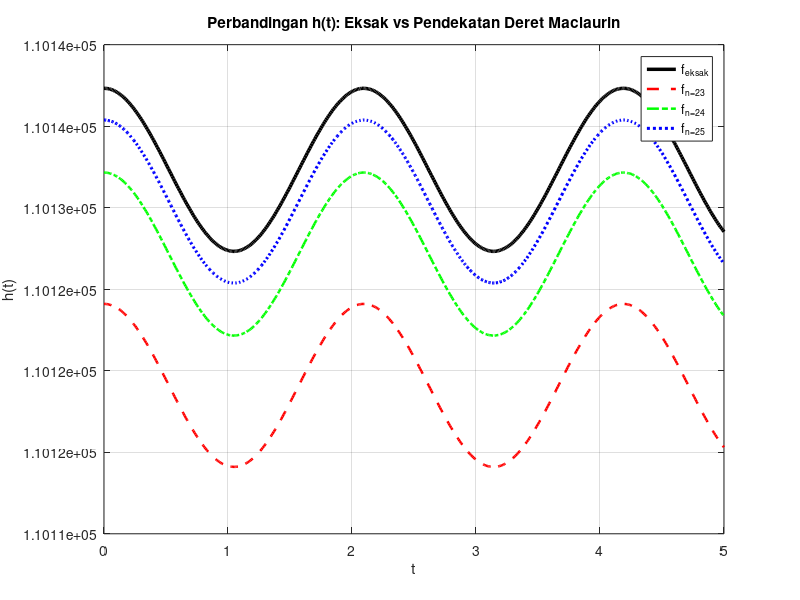
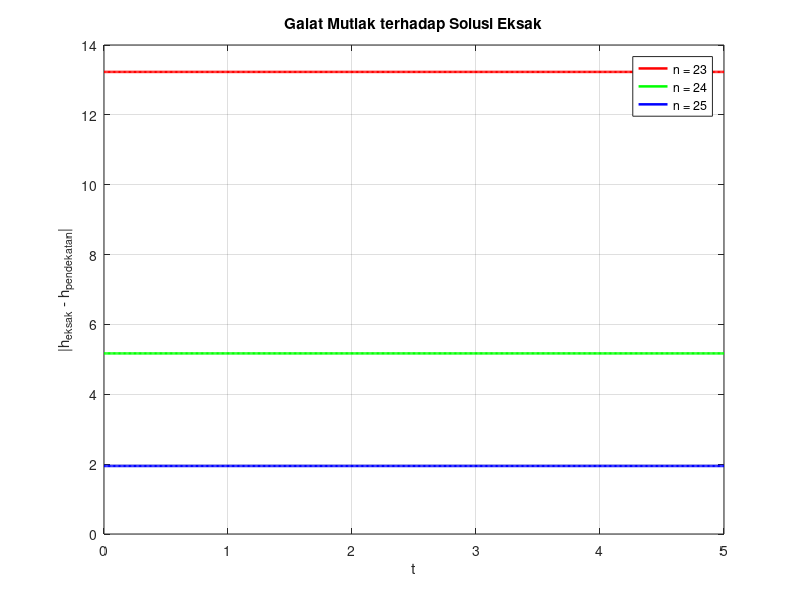

Recreate these plots in MATLAB, in order.
%  RESPONSI 1 PRAKTIKUM METODE NUMERIK
%  KASUS 1 : Galat - Error Pemotongan (Deret Maclaurin cos(x) dan e^x)
%  Rumus   : h = h0 * ( cos(t*v/lambda) + e^x )

clc; clear; close all;

%% 1. PARAMETER MASALAH
lambda = 12;            % panjang gelombang
v      = 36;            % kecepatan gelombang
x      = 10;            % nilai x pada suku e^x
h0     = 5;             % tinggi gelombang awal
N      = [23 24 25];    % batas iterasi deret (suku ke-0 sampai suku ke-n)
tol    = 1;             % batas toleransi galat relatif (dalam persen)

%% 2. DOMAIN WAKTU
t     = linspace(0, 5, 501);   % 501 titik, jarak antar titik 0.01
sudut = t * v / lambda;        % argumen cos, yaitu t*v/lambda (= 3t)

%% 3. SOLUSI EKSAK (fungsi bawaan MATLAB)
h_eksak = h0 * (cos(sudut) + exp(x));

%% 4. SOLUSI PENDEKATAN (deret Maclaurin) UNTUK SETIAP n
jml    = numel(N);
h_aprx = zeros(jml, numel(t));         % baris ke-i = hasil untuk n = N(i)
e_aprx = zeros(jml, 1);                % hampiran e^x untuk tiap n
for i = 1:jml
    n = N(i);
    % --- deret cos(a) = sum_{k=0}^{n} (-1)^k a^(2k)/(2k)!
    suku    = ones(size(sudut));       % suku ke-0 : a^0/0! = 1
    hsl_cos = suku;
    for k = 1:n
        suku    = -suku .* sudut.^2 ./ ((2*k-1) * (2*k));   % dari suku ke-(k-1)
        hsl_cos = hsl_cos + suku;
    end
    % --- deret e^x = sum_{k=0}^{n} x^k/k!
    suku_e  = 1;                       % suku ke-0 : x^0/0! = 1
    hsl_exp = 1;
    for k = 1:n
        suku_e  = suku_e * x / k;      % suku_k = suku_(k-1) * x / k
        hsl_exp = hsl_exp + suku_e;
    end
    e_aprx(i)   = hsl_exp;
    h_aprx(i,:) = h0 * (hsl_cos + hsl_exp);
end

%% 5. PERHITUNGAN GALAT TERHADAP SOLUSI EKSAK
galat_mutlak  = zeros(jml, numel(t));
galat_relatif = zeros(jml, numel(t));
for i = 1:jml
    galat_mutlak(i,:)  = abs(h_eksak - h_aprx(i,:));
    galat_relatif(i,:) = galat_mutlak(i,:) ./ abs(h_eksak) * 100;   % persen
end
rerata_mutlak  = mean(galat_mutlak, 2);    % rata-rata tiap baris (tiap n)
rerata_relatif = mean(galat_relatif, 2);

%% 6. TAMPILKAN HASIL DI COMMAND WINDOW
fprintf('=== HASIL KASUS 1 ===\n');
fprintf('lambda = %d, v = %d, x = %d, h0 = %d, 0 <= t <= 5\n\n', lambda, v, x, h0);
fprintf('e^x eksak (exp)   : %.6f\n', exp(x));
for i = 1:jml
    fprintf('e^x deret (n=%d) : %.6f  (galat = %.6f)\n', N(i), ...
        e_aprx(i), exp(x) - e_aprx(i));
end
fprintf('\n%-6s %-22s %-24s %-8s\n', 'n', 'Rerata galat mutlak', ...
    'Rerata galat relatif (%)', 'Status');
for i = 1:jml
    if rerata_relatif(i) < tol
        status = 'LAYAK';
    else
        status = 'TIDAK LAYAK';
    end
    fprintf('%-6d %-22.6f %-24.6f %-8s\n', N(i), rerata_mutlak(i), ...
        rerata_relatif(i), status);
end

%% 7. GRAFIK PERBANDINGAN EKSAK vs PENDEKATAN
figure('Name', 'Kasus 1 - Perbandingan h(t)');
plot(t, h_eksak,    'k-',  'LineWidth', 2.5); hold on;
plot(t, h_aprx(1,:), 'r--', 'LineWidth', 1.8);
plot(t, h_aprx(2,:), 'g-.', 'LineWidth', 1.8);
plot(t, h_aprx(3,:), 'b:',  'LineWidth', 2.2);
grid on; try, ytickformat('%.0f'); catch, end   % dilewati jika tidak tersedia
xlabel('t'); ylabel('h(t)');
title('Perbandingan h(t): Eksak vs Pendekatan Deret Maclaurin');
legend({'f_{eksak}', 'f_{n=23}', 'f_{n=24}', 'f_{n=25}'}, 'Location', 'best');
saveas(gcf, 'kasus1_grafik_h.png');

%% 8. GRAFIK GALAT MUTLAK
figure('Name', 'Kasus 1 - Galat Mutlak');
plot(t, galat_mutlak(1,:), 'r-',  'LineWidth', 1.8); hold on;
plot(t, galat_mutlak(2,:), 'g-',  'LineWidth', 1.8);
plot(t, galat_mutlak(3,:), 'b-',  'LineWidth', 1.8);
grid on;
xlabel('t'); ylabel('|h_{eksak} - h_{pendekatan}|');
title('Galat Mutlak terhadap Solusi Eksak');
legend({'n = 23', 'n = 24', 'n = 25'}, 'Location', 'best');
saveas(gcf, 'kasus1_grafik_galat.png');
